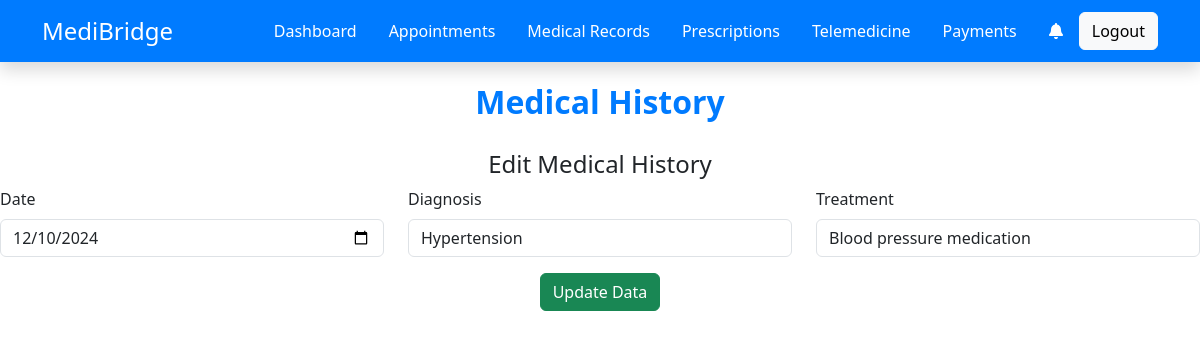
The app's page /patient/edit_medical/1 with its own data.
### patient_app/models.py (models this page shows)
class MedicalReport(models.Model):
    patient=models.ForeignKey(User,on_delete=models.CASCADE,related_name='medical_reports')
    date=models.DateField()
    diagnosis=models.CharField(max_length=100)
    treatment=models.CharField(max_length=100)

### patient_app/views.py (the view, shortened to what this page needs)
# urls.py: path('edit_medical/<int:id>',edit_medical,name='edit_medical'),
def edit_medical(request,id):
    medical=MedicalReport.objects.get(id=id)
    return render(request,'edit/edit.html',{'i':medical})

### patient_app/templates/edit/edit.html (shortened to what this page needs)
{% extends 'pbase.html' %}
{% block content %}
<div class="section-title text-center fs-2 mt-3">Medical History</div>
<div class="medical-history-form mt-4">
    <h4 class="text-center">Edit Medical History</h4>
        <form method="post" action="{% url 'edit_medical' i.id %}">
            <div class="row mb-3">
                <div class="col-md-4">
                    <label for="date" class="form-label">Date</label>
                    <input type="date" class="form-control" id="date" value="{{i.date|date:'Y-m-d'}}" name="date" required>
                </div>
                <div class="col-md-4">
                    <label for="diagnosis" class="form-label">Diagnosis</label>
                    <input type="text" class="form-control" id="diagnosis" value="{{i.diagnosis}}" name="diagnosis" required>
                </div>
                <div class="col-md-4">
                    <label for="treatment" class="form-label">Treatment</label>
                    <input type="text" class="form-control" id="treatment" value="{{i.treatment}}" name="treatment" required>
                </div>
            </div>
            <div class="text-center">
                <button type="submit" class="btn btn-success">Update Data</button>
            </div>
        </form>
</div>
{% endblock %}

### patient_app/static/css/medical.css (style rules this page uses)
.section-title { font-size: 1.2em; font-weight: bold; margin-bottom: 20px; color: #007bff; }

### records on screen
MedicalReport: date "12/10/2024", diagnosis "Hypertension", treatment "Blood pressure medication"
